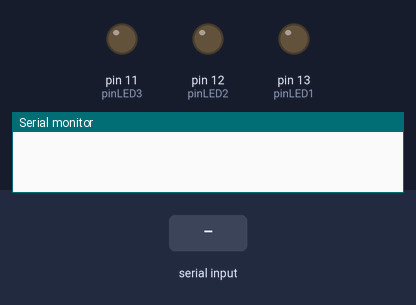
Recording of a sketch running on a simulated Arduino Uno, built with avr-gcc and run on an emulated ATmega328P. Shown: output pins drawn as LEDs (lit = HIGH), the last lines printed to the serial monitor. The inputs (shaded band) are chosen by the test bench.

Above: at 1.2 s.
1.3 s: "on 1" received over Serial
At 2.6 s:
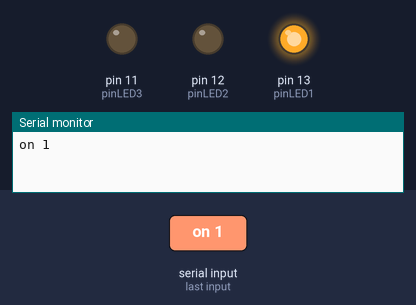
3.8 s: "on 2" received over Serial
At 5.7 s:
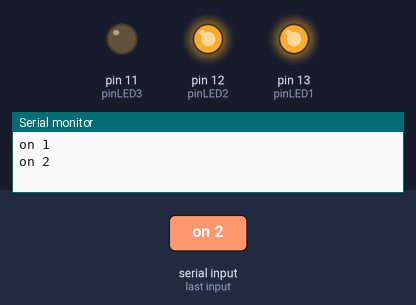
6.3 s: "off 1" received over Serial
At 7.7 s:
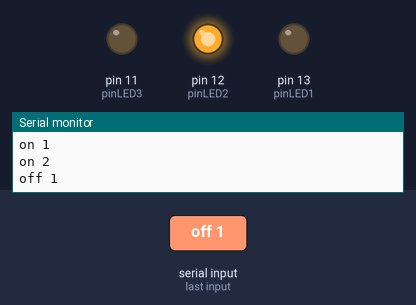
8.8 s: "on 3" received over Serial
At 10.8 s:
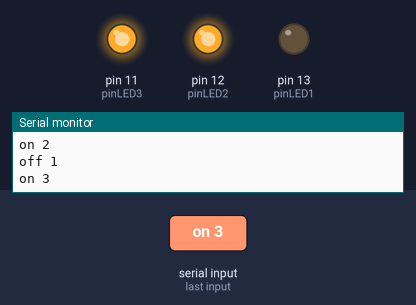
11.3 s: "off 2" received over Serial
At 12.7 s:
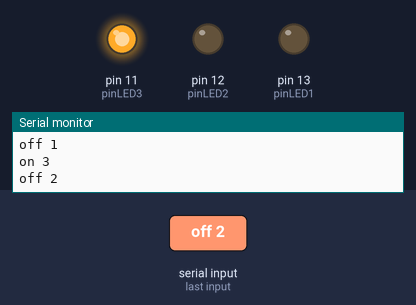
13.8 s: "off 3" received over Serial
At 15.8 s:
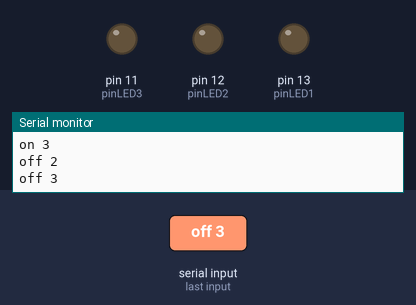
Timing chart, 0 to 17.3 s (numbered marks = the images above; inputs shaded):
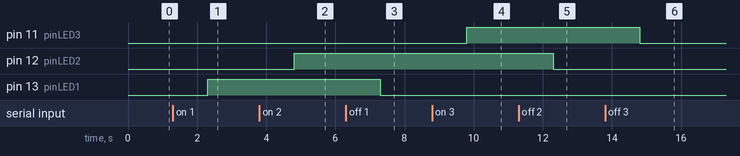

Measured:
- after the input at 1.3 s, pin 13 (pinLED1): LOW → HIGH after 1.0 s
- after the input at 3.8 s, pin 12 (pinLED2): LOW → HIGH after 1.0 s
- after the input at 6.3 s, pin 13 (pinLED1): HIGH → LOW after 1.0 s
- after the input at 8.8 s, pin 11 (pinLED3): LOW → HIGH after 1.0 s
- after the input at 11.3 s, pin 12 (pinLED2): HIGH → LOW after 1.0 s
- after the input at 13.8 s, pin 11 (pinLED3): HIGH → LOW after 1.0 s

The sketch:

A016_string_serial_leds.ino
```cpp
/*
 * Controlar el encendido y apagado de LEDs mediante ordenes leidas por el
 * monitor Serial.
 * 2013. Arduino Gran Canaria.
 */

// Declaracion de variables
int pinLED1 = 13; // pin para el LED 1
int pinLED2 = 12; // pin para el LED 2
int pinLED3 = 11; // pin para el LED 3
String cadena; // Cadena de lectura de Serial

// Inicializacion del sistema
void setup() {
  // Activar los pines de los LEDs en modo escritura
  pinMode(pinLED1, OUTPUT);
  pinMode(pinLED2, OUTPUT);
  pinMode(pinLED3, OUTPUT);
  // Inicializar el Serial
  Serial.begin(9600);
}

// Bucle principal
void loop() {
  // Esperar a que haya datos de Serial
  if (Serial.available()) {
    // Cuando haya datos, leemos la cadena
    cadena = Serial.readString();
    Serial.println(cadena);
    // Si la cadena es "encender", encendemos el LED
    if (cadena == "on 1") {
      digitalWrite(pinLED1, HIGH);
    } // cerramos el if on
    if (cadena == "on 2") {
      digitalWrite(pinLED2, HIGH);
    } // cerramos el if on
    if (cadena == "on 3") {
      digitalWrite(pinLED3, HIGH);
    } // cerramos el if on
    // Si la cadena es "apagar", apagamos el LED
    if (cadena == "off 1") {
      digitalWrite(pinLED1, LOW);
    } // cerramos el if off
    // Si la cadena es "apagar", apagamos el LED
    if (cadena == "off 2") {
      digitalWrite(pinLED2, LOW);
    } // cerramos el if off
    // Si la cadena es "apagar", apagamos el LED
    if (cadena == "off 3") {
      digitalWrite(pinLED3, LOW);
    } // cerramos el if off
  } // cerramos el if serial.available
} // cerramos el void loop
```
